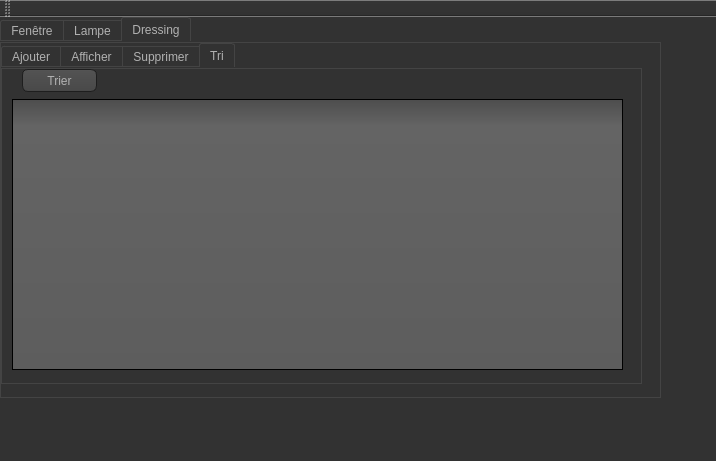
<?xml version="1.0" encoding="UTF-8"?>
<ui version="4.0">
 <class>MainWindow</class>
 <widget class="QMainWindow" name="MainWindow">
  <property name="geometry">
   <rect>
    <x>0</x>
    <y>0</y>
    <width>716</width>
    <height>461</height>
   </rect>
  </property>
  <property name="windowTitle">
   <string>MainWindow</string>
  </property>
  <property name="styleSheet">
   <string notr="true">QToolTip
{
     border: 1px solid black;
     background-color: #ffa02f;
     padding: 1px;
     border-radius: 3px;
     opacity: 100;
}

QWidget
{
    color: #b1b1b1;
    background-color: #323232;
}

QWidget:item:hover
{
    background-color: QLinearGradient( x1: 0, y1: 0, x2: 0, y2: 1, stop: 0 #ffa02f, stop: 1 #ca0619);
    color: #000000;
}

QWidget:item:selected
{
    background-color: QLinearGradient( x1: 0, y1: 0, x2: 0, y2: 1, stop: 0 #ffa02f, stop: 1 #d7801a);
}

QMenuBar::item
{
    background: transparent;
}

QMenuBar::item:selected
{
    background: transparent;
    border: 1px solid #ffaa00;
}

QMenuBar::item:pressed
{
    background: #444;
    border: 1px solid #000;
    background-color: QLinearGradient(
        x1:0, y1:0,
        x2:0, y2:1,
        stop:1 #212121,
        stop:0.4 #343434/*,
        stop:0.2 #343434,
        stop:0.1 #ffaa00*/
    );
    margin-bottom:-1px;
    padding-bottom:1px;
}

QMenu
{
    border: 1px solid #000;
}

QMenu::item
{
    padding: 2px 20px 2px 20px;
}

QMenu::item:selected
{
    color: #000000;
}

QWidget:disabled
{
    color: #404040;
    background-color: #323232;
}

QAbstractItemView
{
    background-color: QLinearGradient( x1: 0, y1: 0, x2: 0, y2: 1, stop: 0 #4d4d4d, stop: 0.1 #646464, stop: 1 #5d5d5d);
}

QWidget:focus
{
    /*border: 2px solid QLinearGradient( x1: 0, y1: 0, x2: 0, y2: 1, stop: 0 #ffa02f, stop: 1 #d7801a);*/
}

QLineEdit
{
    background-color: QLinearGradient( x1: 0, y1: 0, x2: 0, y2: 1, stop: 0 #4d4d4d, stop: 0 #646464, stop: 1 #5d5d5d);
    padding: 1px;
    border-style: solid;
    border: 1px solid #1e1e1e;
    border-radius: 5;
}

QPushButton
{
    color: #b1b1b1;
    background-color: QLinearGradient( x1: 0, y1: 0, x2: 0, y2: 1, stop: 0 #565656, stop: 0.1 #525252, stop: 0.5 #4e4e4e, stop: 0.9 #4a4a4a, stop: 1 #464646);
    border-width: 1px;
    border-color: #1e1e1e;
    border-style: solid;
    border-radius: 6;
    padding: 3px;
    font-size: 12px;
    padding-left: 5px;
    padding-right: 5px;
}

QPushButton:pressed
{
    background-color: QLinearGradient( x1: 0, y1: 0, x2: 0, y2: 1, stop: 0 #2d2d2d, stop: 0.1 #2b2b2b, stop: 0.5 #292929, stop: 0.9 #282828, stop: 1 #252525);
}

QComboBox
{
    selection-background-color: #ffaa00;
    background-color: QLinearGradient( x1: 0, y1: 0, x2: 0, y2: 1, stop: 0 #565656, stop: 0.1 #525252, stop: 0.5 #4e4e4e, stop: 0.9 #4a4a4a, stop: 1 #464646);
    border-style: solid;
    border: 1px solid #1e1e1e;
    border-radius: 5;
}

QComboBox:hover,QPushButton:hover
{
    border: 2px solid QLinearGradient( x1: 0, y1: 0, x2: 0, y2: 1, stop: 0 #ffa02f, stop: 1 #d7801a);
}


QComboBox:on
{
    padding-top: 3px;
    padding-left: 4px;
    background-color: QLinearGradient( x1: 0, y1: 0, x2: 0, y2: 1, stop: 0 #2d2d2d, stop: 0.1 #2b2b2b, stop: 0.5 #292929, stop: 0.9 #282828, stop: 1 #252525);
    selection-background-color: #ffaa00;
}

QComboBox QAbstractItemView
{
    border: 2px solid darkgray;
    selection-background-color: QLinearGradient( x1: 0, y1: 0, x2: 0, y2: 1, stop: 0 #ffa02f, stop: 1 #d7801a);
}

QComboBox::drop-down
{
     subcontrol-origin: padding;
     subcontrol-position: top right;
     width: 15px;

     border-left-width: 0px;
     border-left-color: darkgray;
     border-left-style: solid; /* just a single line */
     border-top-right-radius: 3px; /* same radius as the QComboBox */
     border-bottom-right-radius: 3px;
 }

QComboBox::down-arrow
{
     image: url(:/down_arrow.png);
}

QGroupBox:focus
{
border: 2px solid QLinearGradient( x1: 0, y1: 0, x2: 0, y2: 1, stop: 0 #ffa02f, stop: 1 #d7801a);
}

QTextEdit:focus
{
    border: 2px solid QLinearGradient( x1: 0, y1: 0, x2: 0, y2: 1, stop: 0 #ffa02f, stop: 1 #d7801a);
}

QScrollBar:horizontal {
     border: 1px solid #222222;
     background: QLinearGradient( x1: 0, y1: 0, x2: 0, y2: 1, stop: 0.0 #121212, stop: 0.2 #282828, stop: 1 #484848);
     height: 7px;
     margin: 0px 16px 0 16px;
}

QScrollBar::handle:horizontal
{
      background: QLinearGradient( x1: 0, y1: 0, x2: 1, y2: 0, stop: 0 #ffa02f, stop: 0.5 #d7801a, stop: 1 #ffa02f);
      min-height: 20px;
      border-radius: 2px;
}

QScrollBar::add-line:horizontal {
      border: 1px solid #1b1b19;
      border-radius: 2px;
      background: QLinearGradient( x1: 0, y1: 0, x2: 1, y2: 0, stop: 0 #ffa02f, stop: 1 #d7801a);
      width: 14px;
      subcontrol-position: right;
      subcontrol-origin: margin;
}

QScrollBar::sub-line:horizontal {
      border: 1px solid #1b1b19;
      border-radius: 2px;
      background: QLinearGradient( x1: 0, y1: 0, x2: 1, y2: 0, stop: 0 #ffa02f, stop: 1 #d7801a);
      width: 14px;
     subcontrol-position: left;
     subcontrol-origin: margin;
}

QScrollBar::right-arrow:horizontal, QScrollBar::left-arrow:horizontal
{
      border: 1px solid black;
      width: 1px;
      height: 1px;
      background: white;
}

QScrollBar::add-page:horizontal, QScrollBar::sub-page:horizontal
{
      background: none;
}

QScrollBar:vertical
{
      background: QLinearGradient( x1: 0, y1: 0, x2: 1, y2: 0, stop: 0.0 #121212, stop: 0.2 #282828, stop: 1 #484848);
      width: 7px;
      margin: 16px 0 16px 0;
      border: 1px solid #222222;
}

QScrollBar::handle:vertical
{
      background: QLinearGradient( x1: 0, y1: 0, x2: 0, y2: 1, stop: 0 #ffa02f, stop: 0.5 #d7801a, stop: 1 #ffa02f);
      min-height: 20px;
      border-radius: 2px;
}

QScrollBar::add-line:vertical
{
      border: 1px solid #1b1b19;
      border-radius: 2px;
      background: QLinearGradient( x1: 0, y1: 0, x2: 0, y2: 1, stop: 0 #ffa02f, stop: 1 #d7801a);
      height: 14px;
      subcontrol-position: bottom;
      subcontrol-origin: margin;
}

QScrollBar::sub-line:vertical
{
      border: 1px solid #1b1b19;
      border-radius: 2px;
      background: QLinearGradient( x1: 0, y1: 0, x2: 0, y2: 1, stop: 0 #d7801a, stop: 1 #ffa02f);
      height: 14px;
      subcontrol-position: top;
      subcontrol-origin: margin;
}

QScrollBar::up-arrow:vertical, QScrollBar::down-arrow:vertical
{
      border: 1px solid black;
      width: 1px;
      height: 1px;
      background: white;
}


QScrollBar::add-page:vertical, QScrollBar::sub-page:vertical
{
      background: none;
}

QTextEdit
{
    background-color: #242424;
}

QPlainTextEdit
{
    background-color: #242424;
}

QHeaderView::section
{
    background-color: QLinearGradient(x1:0, y1:0, x2:0, y2:1, stop:0 #616161, stop: 0.5 #505050, stop: 0.6 #434343, stop:1 #656565);
    color: white;
    padding-left: 4px;
    border: 1px solid #6c6c6c;
}

QCheckBox:disabled
{
color: #414141;
}

QDockWidget::title
{
    text-align: center;
    spacing: 3px; /* spacing between items in the tool bar */
    background-color: QLinearGradient(x1:0, y1:0, x2:0, y2:1, stop:0 #323232, stop: 0.5 #242424, stop:1 #323232);
}

QDockWidget::close-button, QDockWidget::float-button
{
    text-align: center;
    spacing: 1px; /* spacing between items in the tool bar */
    background-color: QLinearGradient(x1:0, y1:0, x2:0, y2:1, stop:0 #323232, stop: 0.5 #242424, stop:1 #323232);
}

QDockWidget::close-button:hover, QDockWidget::float-button:hover
{
    background: #242424;
}

QDockWidget::close-button:pressed, QDockWidget::float-button:pressed
{
    padding: 1px -1px -1px 1px;
}

QMainWindow::separator
{
    background-color: QLinearGradient(x1:0, y1:0, x2:0, y2:1, stop:0 #161616, stop: 0.5 #151515, stop: 0.6 #212121, stop:1 #343434);
    color: white;
    padding-left: 4px;
    border: 1px solid #4c4c4c;
    spacing: 3px; /* spacing between items in the tool bar */
}

QMainWindow::separator:hover
{

    background-color: QLinearGradient(x1:0, y1:0, x2:0, y2:1, stop:0 #d7801a, stop:0.5 #b56c17 stop:1 #ffa02f);
    color: white;
    padding-left: 4px;
    border: 1px solid #6c6c6c;
    spacing: 3px; /* spacing between items in the tool bar */
}

QToolBar::handle
{
     spacing: 3px; /* spacing between items in the tool bar */
     background: url(:/images/handle.png);
}

QMenu::separator
{
    height: 2px;
    background-color: QLinearGradient(x1:0, y1:0, x2:0, y2:1, stop:0 #161616, stop: 0.5 #151515, stop: 0.6 #212121, stop:1 #343434);
    color: white;
    padding-left: 4px;
    margin-left: 10px;
    margin-right: 5px;
}

QProgressBar
{
    border: 2px solid grey;
    border-radius: 5px;
    text-align: center;
}

QProgressBar::chunk
{
    background-color: #d7801a;
    width: 2.15px;
    margin: 0.5px;
}

QTabBar::tab {
    color: #b1b1b1;
    border: 1px solid #444;
    border-bottom-style: none;
    background-color: #323232;
    padding-left: 10px;
    padding-right: 10px;
    padding-top: 3px;
    padding-bottom: 2px;
    margin-right: -1px;
}

QTabWidget::pane {
    border: 1px solid #444;
    top: 1px;
}

QTabBar::tab:last
{
    margin-right: 0; /* the last selected tab has nothing to overlap with on the right */
    border-top-right-radius: 3px;
}

QTabBar::tab:first:!selected
{
 margin-left: 0px; /* the last selected tab has nothing to overlap with on the right */


    border-top-left-radius: 3px;
}

QTabBar::tab:!selected
{
    color: #b1b1b1;
    border-bottom-style: solid;
    margin-top: 3px;
    background-color: QLinearGradient(x1:0, y1:0, x2:0, y2:1, stop:1 #212121, stop:.4 #343434);
}

QTabBar::tab:selected
{
    border-top-left-radius: 3px;
    border-top-right-radius: 3px;
    margin-bottom: 0px;
}

QTabBar::tab:!selected:hover
{
    /*border-top: 2px solid #ffaa00;
    padding-bottom: 3px;*/
    border-top-left-radius: 3px;
    border-top-right-radius: 3px;
    background-color: QLinearGradient(x1:0, y1:0, x2:0, y2:1, stop:1 #212121, stop:0.4 #343434, stop:0.2 #343434, stop:0.1 #ffaa00);
}

QRadioButton::indicator:checked, QRadioButton::indicator:unchecked{
    color: #b1b1b1;
    background-color: #323232;
    border: 1px solid #b1b1b1;
    border-radius: 6px;
}

QRadioButton::indicator:checked
{
    background-color: qradialgradient(
        cx: 0.5, cy: 0.5,
        fx: 0.5, fy: 0.5,
        radius: 1.0,
        stop: 0.25 #ffaa00,
        stop: 0.3 #323232
    );
}

QCheckBox::indicator{
    color: #b1b1b1;
    background-color: #323232;
    border: 1px solid #b1b1b1;
    width: 9px;
    height: 9px;
}

QRadioButton::indicator
{
    border-radius: 6px;
}

QRadioButton::indicator:hover, QCheckBox::indicator:hover
{
    border: 1px solid #ffaa00;
}

QCheckBox::indicator:checked
{
    image:url(:/images/checkbox.png);
}

QCheckBox::indicator:disabled, QRadioButton::indicator:disabled
{
    border: 1px solid #444;
}</string>
  </property>
  <widget class="QWidget" name="centralWidget">
   <widget class="QTabWidget" name="tabWidget">
    <property name="geometry">
     <rect>
      <x>0</x>
      <y>0</y>
      <width>661</width>
      <height>381</height>
     </rect>
    </property>
    <property name="currentIndex">
     <number>2</number>
    </property>
    <widget class="QWidget" name="widget">
     <attribute name="title">
      <string>Fenêtre</string>
     </attribute>
     <widget class="QTabWidget" name="tabWidget_2">
      <property name="geometry">
       <rect>
        <x>0</x>
        <y>0</y>
        <width>591</width>
        <height>321</height>
       </rect>
      </property>
      <property name="currentIndex">
       <number>2</number>
      </property>
      <widget class="QWidget" name="tab">
       <attribute name="title">
        <string>Ajouter</string>
       </attribute>
       <widget class="QLabel" name="label">
        <property name="geometry">
         <rect>
          <x>20</x>
          <y>30</y>
          <width>61</width>
          <height>16</height>
         </rect>
        </property>
        <property name="text">
         <string>Identifiant :</string>
        </property>
       </widget>
       <widget class="QLineEdit" name="lineEdit_f">
        <property name="geometry">
         <rect>
          <x>110</x>
          <y>30</y>
          <width>113</width>
          <height>20</height>
         </rect>
        </property>
       </widget>
       <widget class="QLabel" name="label_2">
        <property name="geometry">
         <rect>
          <x>20</x>
          <y>60</y>
          <width>81</width>
          <height>16</height>
         </rect>
        </property>
        <property name="text">
         <string>Niveau Fênetre :</string>
        </property>
       </widget>
       <widget class="QComboBox" name="comboBox_f">
        <property name="geometry">
         <rect>
          <x>110</x>
          <y>60</y>
          <width>101</width>
          <height>21</height>
         </rect>
        </property>
        <item>
         <property name="text">
          <string>1</string>
         </property>
        </item>
        <item>
         <property name="text">
          <string>2</string>
         </property>
        </item>
        <item>
         <property name="text">
          <string>3</string>
         </property>
        </item>
        <item>
         <property name="text">
          <string>4</string>
         </property>
        </item>
       </widget>
       <widget class="QPushButton" name="fenetre_ajouter">
        <property name="geometry">
         <rect>
          <x>160</x>
          <y>100</y>
          <width>75</width>
          <height>23</height>
         </rect>
        </property>
        <property name="text">
         <string>Ajouter</string>
        </property>
       </widget>
       <widget class="QPushButton" name="pushButton_2">
        <property name="geometry">
         <rect>
          <x>260</x>
          <y>100</y>
          <width>75</width>
          <height>23</height>
         </rect>
        </property>
        <property name="text">
         <string>Annuler</string>
        </property>
       </widget>
      </widget>
      <widget class="QWidget" name="tab_4">
       <attribute name="title">
        <string>Afficher</string>
       </attribute>
       <widget class="QTableView" name="tabfenetre">
        <property name="geometry">
         <rect>
          <x>10</x>
          <y>0</y>
          <width>561</width>
          <height>291</height>
         </rect>
        </property>
       </widget>
      </widget>
      <widget class="QWidget" name="tab_5">
       <attribute name="title">
        <string>Modifier</string>
       </attribute>
       <widget class="QLabel" name="label_3">
        <property name="geometry">
         <rect>
          <x>10</x>
          <y>20</y>
          <width>81</width>
          <height>16</height>
         </rect>
        </property>
        <property name="text">
         <string>Identifiant :</string>
        </property>
       </widget>
       <widget class="QLineEdit" name="lineEdit_m">
        <property name="geometry">
         <rect>
          <x>70</x>
          <y>20</y>
          <width>113</width>
          <height>20</height>
         </rect>
        </property>
       </widget>
       <widget class="QPushButton" name="fenetre_modifier">
        <property name="geometry">
         <rect>
          <x>200</x>
          <y>100</y>
          <width>75</width>
          <height>23</height>
         </rect>
        </property>
        <property name="text">
         <string>Modifier</string>
        </property>
       </widget>
       <widget class="QComboBox" name="comboBox_f_2">
        <property name="geometry">
         <rect>
          <x>100</x>
          <y>60</y>
          <width>101</width>
          <height>21</height>
         </rect>
        </property>
        <item>
         <property name="text">
          <string>1</string>
         </property>
        </item>
        <item>
         <property name="text">
          <string>2</string>
         </property>
        </item>
        <item>
         <property name="text">
          <string>3</string>
         </property>
        </item>
        <item>
         <property name="text">
          <string>4</string>
         </property>
        </item>
       </widget>
       <widget class="QLabel" name="label_5">
        <property name="geometry">
         <rect>
          <x>10</x>
          <y>60</y>
          <width>81</width>
          <height>16</height>
         </rect>
        </property>
        <property name="text">
         <string>Niveau Fênetre :</string>
        </property>
       </widget>
      </widget>
      <widget class="QWidget" name="tab_6">
       <attribute name="title">
        <string>Supprimer</string>
       </attribute>
       <widget class="QLabel" name="label_4">
        <property name="geometry">
         <rect>
          <x>20</x>
          <y>20</y>
          <width>81</width>
          <height>16</height>
         </rect>
        </property>
        <property name="text">
         <string>Identifiant :</string>
        </property>
       </widget>
       <widget class="QLineEdit" name="lineEdit_ids">
        <property name="geometry">
         <rect>
          <x>90</x>
          <y>20</y>
          <width>113</width>
          <height>20</height>
         </rect>
        </property>
       </widget>
       <widget class="QPushButton" name="fenetre_supprimer">
        <property name="geometry">
         <rect>
          <x>170</x>
          <y>90</y>
          <width>75</width>
          <height>23</height>
         </rect>
        </property>
        <property name="text">
         <string>Supprimer</string>
        </property>
       </widget>
      </widget>
     </widget>
    </widget>
    <widget class="QWidget" name="tab_2">
     <attribute name="title">
      <string>Lampe</string>
     </attribute>
     <widget class="QTabWidget" name="tabWidget_3">
      <property name="geometry">
       <rect>
        <x>0</x>
        <y>0</y>
        <width>651</width>
        <height>341</height>
       </rect>
      </property>
      <property name="currentIndex">
       <number>1</number>
      </property>
      <widget class="QWidget" name="tab_7">
       <attribute name="title">
        <string>Ajouter</string>
       </attribute>
       <widget class="QLabel" name="label_6">
        <property name="geometry">
         <rect>
          <x>20</x>
          <y>20</y>
          <width>71</width>
          <height>16</height>
         </rect>
        </property>
        <property name="text">
         <string>Identifiant :</string>
        </property>
       </widget>
       <widget class="QLineEdit" name="lineEdit_l">
        <property name="geometry">
         <rect>
          <x>90</x>
          <y>20</y>
          <width>113</width>
          <height>20</height>
         </rect>
        </property>
       </widget>
       <widget class="QComboBox" name="comboBox_l">
        <property name="geometry">
         <rect>
          <x>90</x>
          <y>100</y>
          <width>69</width>
          <height>22</height>
         </rect>
        </property>
        <item>
         <property name="text">
          <string>25</string>
         </property>
        </item>
        <item>
         <property name="text">
          <string>50</string>
         </property>
        </item>
        <item>
         <property name="text">
          <string>75</string>
         </property>
        </item>
        <item>
         <property name="text">
          <string>100</string>
         </property>
        </item>
       </widget>
       <widget class="QLabel" name="label_7">
        <property name="geometry">
         <rect>
          <x>20</x>
          <y>100</y>
          <width>61</width>
          <height>16</height>
         </rect>
        </property>
        <property name="text">
         <string>Luminosité:</string>
        </property>
       </widget>
       <widget class="QLabel" name="label_8">
        <property name="geometry">
         <rect>
          <x>20</x>
          <y>60</y>
          <width>61</width>
          <height>16</height>
         </rect>
        </property>
        <property name="text">
         <string>Couleur :</string>
        </property>
       </widget>
       <widget class="QLineEdit" name="lineEdit_2l">
        <property name="geometry">
         <rect>
          <x>90</x>
          <y>60</y>
          <width>113</width>
          <height>20</height>
         </rect>
        </property>
       </widget>
       <widget class="QPushButton" name="lampes_ajouter">
        <property name="geometry">
         <rect>
          <x>210</x>
          <y>110</y>
          <width>75</width>
          <height>23</height>
         </rect>
        </property>
        <property name="text">
         <string>Ajouter</string>
        </property>
       </widget>
       <widget class="QPushButton" name="pushButton_3">
        <property name="geometry">
         <rect>
          <x>290</x>
          <y>110</y>
          <width>75</width>
          <height>23</height>
         </rect>
        </property>
        <property name="text">
         <string>Annuler</string>
        </property>
       </widget>
      </widget>
      <widget class="QWidget" name="tab_8">
       <attribute name="title">
        <string>Afficher</string>
       </attribute>
       <widget class="QTableView" name="tablampes">
        <property name="geometry">
         <rect>
          <x>0</x>
          <y>0</y>
          <width>641</width>
          <height>311</height>
         </rect>
        </property>
       </widget>
      </widget>
      <widget class="QWidget" name="tab_9">
       <attribute name="title">
        <string>Modifier</string>
       </attribute>
       <widget class="QLabel" name="label_9">
        <property name="geometry">
         <rect>
          <x>10</x>
          <y>100</y>
          <width>61</width>
          <height>16</height>
         </rect>
        </property>
        <property name="text">
         <string>Luminosité:</string>
        </property>
       </widget>
       <widget class="QComboBox" name="comboBox_2l">
        <property name="geometry">
         <rect>
          <x>80</x>
          <y>100</y>
          <width>69</width>
          <height>22</height>
         </rect>
        </property>
        <item>
         <property name="text">
          <string>25</string>
         </property>
        </item>
        <item>
         <property name="text">
          <string>50</string>
         </property>
        </item>
        <item>
         <property name="text">
          <string>75</string>
         </property>
        </item>
        <item>
         <property name="text">
          <string>100</string>
         </property>
        </item>
       </widget>
       <widget class="QLabel" name="label_10">
        <property name="geometry">
         <rect>
          <x>10</x>
          <y>20</y>
          <width>71</width>
          <height>16</height>
         </rect>
        </property>
        <property name="text">
         <string>Identifiant :</string>
        </property>
       </widget>
       <widget class="QLabel" name="label_11">
        <property name="geometry">
         <rect>
          <x>10</x>
          <y>60</y>
          <width>61</width>
          <height>16</height>
         </rect>
        </property>
        <property name="text">
         <string>Couleur :</string>
        </property>
       </widget>
       <widget class="QLineEdit" name="lineEdit_3l">
        <property name="geometry">
         <rect>
          <x>80</x>
          <y>60</y>
          <width>113</width>
          <height>20</height>
         </rect>
        </property>
       </widget>
       <widget class="QLineEdit" name="lineEdit_4l">
        <property name="geometry">
         <rect>
          <x>80</x>
          <y>20</y>
          <width>113</width>
          <height>20</height>
         </rect>
        </property>
       </widget>
       <widget class="QPushButton" name="lampes_modifier">
        <property name="geometry">
         <rect>
          <x>240</x>
          <y>110</y>
          <width>75</width>
          <height>23</height>
         </rect>
        </property>
        <property name="text">
         <string>Modifier</string>
        </property>
       </widget>
      </widget>
      <widget class="QWidget" name="tab_10">
       <attribute name="title">
        <string>Supprimer</string>
       </attribute>
       <widget class="QLabel" name="label_24">
        <property name="geometry">
         <rect>
          <x>30</x>
          <y>20</y>
          <width>71</width>
          <height>16</height>
         </rect>
        </property>
        <property name="text">
         <string>Identifiant :</string>
        </property>
       </widget>
       <widget class="QLineEdit" name="lineEdit_13l">
        <property name="geometry">
         <rect>
          <x>100</x>
          <y>20</y>
          <width>113</width>
          <height>20</height>
         </rect>
        </property>
       </widget>
       <widget class="QPushButton" name="lampes_supprimer">
        <property name="geometry">
         <rect>
          <x>260</x>
          <y>110</y>
          <width>75</width>
          <height>23</height>
         </rect>
        </property>
        <property name="text">
         <string>Supprimer</string>
        </property>
       </widget>
      </widget>
     </widget>
    </widget>
    <widget class="QWidget" name="tab_3">
     <attribute name="title">
      <string>Dressing</string>
     </attribute>
     <widget class="QTabWidget" name="tabWidget_4">
      <property name="geometry">
       <rect>
        <x>0</x>
        <y>0</y>
        <width>641</width>
        <height>341</height>
       </rect>
      </property>
      <property name="currentIndex">
       <number>3</number>
      </property>
      <widget class="QWidget" name="tab_15">
       <attribute name="title">
        <string>Ajouter</string>
       </attribute>
       <widget class="QLabel" name="label_25">
        <property name="geometry">
         <rect>
          <x>20</x>
          <y>20</y>
          <width>71</width>
          <height>16</height>
         </rect>
        </property>
        <property name="text">
         <string>Identifiant :</string>
        </property>
       </widget>
       <widget class="QLineEdit" name="lineEdit_d">
        <property name="geometry">
         <rect>
          <x>80</x>
          <y>20</y>
          <width>113</width>
          <height>20</height>
         </rect>
        </property>
       </widget>
       <widget class="QLabel" name="label_26">
        <property name="geometry">
         <rect>
          <x>20</x>
          <y>100</y>
          <width>71</width>
          <height>16</height>
         </rect>
        </property>
        <property name="text">
         <string>Catégorie :</string>
        </property>
       </widget>
       <widget class="QComboBox" name="comboBox_d">
        <property name="geometry">
         <rect>
          <x>80</x>
          <y>100</y>
          <width>69</width>
          <height>22</height>
         </rect>
        </property>
        <item>
         <property name="text">
          <string>Pull</string>
         </property>
        </item>
        <item>
         <property name="text">
          <string>Pantalons</string>
         </property>
        </item>
        <item>
         <property name="text">
          <string>Manteaux et blousons</string>
         </property>
        </item>
        <item>
         <property name="text">
          <string>Jogging</string>
         </property>
        </item>
        <item>
         <property name="text">
          <string>Costume</string>
         </property>
        </item>
       </widget>
       <widget class="QLabel" name="label_27">
        <property name="geometry">
         <rect>
          <x>20</x>
          <y>60</y>
          <width>47</width>
          <height>13</height>
         </rect>
        </property>
        <property name="text">
         <string>Couleur :</string>
        </property>
       </widget>
       <widget class="QLineEdit" name="lineEdit_2_d">
        <property name="geometry">
         <rect>
          <x>80</x>
          <y>60</y>
          <width>113</width>
          <height>20</height>
         </rect>
        </property>
       </widget>
       <widget class="QPushButton" name="dressing_ajouter">
        <property name="geometry">
         <rect>
          <x>230</x>
          <y>120</y>
          <width>75</width>
          <height>23</height>
         </rect>
        </property>
        <property name="text">
         <string>Ajouter</string>
        </property>
       </widget>
      </widget>
      <widget class="QWidget" name="tab_16">
       <attribute name="title">
        <string>Afficher</string>
       </attribute>
       <widget class="QTableView" name="tabdressing">
        <property name="geometry">
         <rect>
          <x>10</x>
          <y>0</y>
          <width>341</width>
          <height>151</height>
         </rect>
        </property>
       </widget>
      </widget>
      <widget class="QWidget" name="tab_17">
       <attribute name="title">
        <string>Supprimer</string>
       </attribute>
       <widget class="QLabel" name="label_33">
        <property name="geometry">
         <rect>
          <x>20</x>
          <y>20</y>
          <width>71</width>
          <height>16</height>
         </rect>
        </property>
        <property name="text">
         <string>Identifiant :</string>
        </property>
       </widget>
       <widget class="QLineEdit" name="lineEdit_15s">
        <property name="geometry">
         <rect>
          <x>80</x>
          <y>20</y>
          <width>113</width>
          <height>20</height>
         </rect>
        </property>
       </widget>
       <widget class="QPushButton" name="dressing_supprimer">
        <property name="geometry">
         <rect>
          <x>200</x>
          <y>100</y>
          <width>75</width>
          <height>23</height>
         </rect>
        </property>
        <property name="text">
         <string>Supprimer</string>
        </property>
       </widget>
      </widget>
      <widget class="QWidget" name="tab_25">
       <attribute name="title">
        <string>Tri</string>
       </attribute>
       <widget class="QPushButton" name="Trie_dressing">
        <property name="geometry">
         <rect>
          <x>20</x>
          <y>0</y>
          <width>75</width>
          <height>23</height>
         </rect>
        </property>
        <property name="text">
         <string>Trier</string>
        </property>
       </widget>
       <widget class="QTableView" name="tabdressingtri">
        <property name="geometry">
         <rect>
          <x>10</x>
          <y>30</y>
          <width>611</width>
          <height>271</height>
         </rect>
        </property>
       </widget>
      </widget>
     </widget>
    </widget>
   </widget>
  </widget>
  <widget class="QMenuBar" name="menuBar">
   <property name="geometry">
    <rect>
     <x>0</x>
     <y>0</y>
     <width>716</width>
     <height>21</height>
    </rect>
   </property>
  </widget>
  <widget class="QToolBar" name="mainToolBar">
   <attribute name="toolBarArea">
    <enum>TopToolBarArea</enum>
   </attribute>
   <attribute name="toolBarBreak">
    <bool>false</bool>
   </attribute>
  </widget>
  <widget class="QStatusBar" name="statusBar"/>
 </widget>
 <layoutdefault spacing="6" margin="11"/>
 <resources/>
 <connections/>
</ui>
